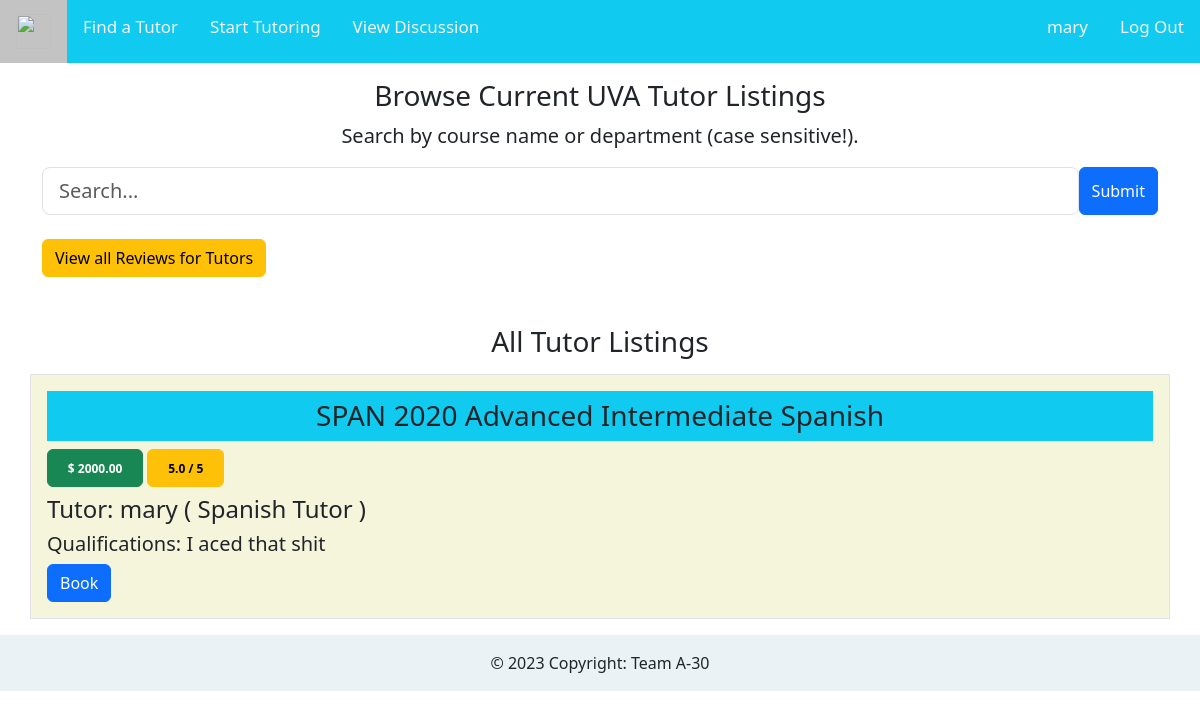
/tutor_courses/ (signed in), run on the app's committed database.
### myapp/models.py (models this page shows, shortened)
class Tutor(models.Model):
    first_name = models.CharField(max_length=200, default= "Tutor")
    last_name = models.CharField(max_length=200, default= "Person")
    user = models.ForeignKey(User, on_delete=models.CASCADE, null=True )
    course = models.ForeignKey(Course, on_delete=models.CASCADE, null=True)
    headline = models.CharField(max_length=300)
    qualifications = models.CharField(max_length=750)
    hourly_rate = models.FloatField(default=0)
    rating = models.FloatField(default=0)

class Course(models.Model):
    title = models.CharField(max_length=200)
    pnemonic = models.CharField(max_length=100)
    coursenum = models.IntegerField()
    def __str__(self):
        return self.pnemonic + " " + str(self.coursenum) + " " + self.title

### myapp/views.py (the view)
# urls.py: path('tutor_courses/', views.listing_view, name="listing_view"),
def listing_view(request):
    listings = Tutor.objects.annotate(avg_rating = Avg('tutorreviews__rating'))
    args = {'listings': listings}
    return render(request, 'myapp/tutor_courses.html', args)

### templates/myapp/tutor_courses.html (shortened to what this page needs)
{% load i18n %}
{% load socialaccount %}
<!DOCTYPE html>
<html>
<head>
  {% load bootstrap5 %}
  {% bootstrap_css %}
</head>
<body>
  {% if user.is_authenticated %}
  <div class="topnav">
    <a class="active" href="/"><img
        src="https://lh5.googleusercontent.com/PMyEMcnh7OuoAC_dPcDNxLGSoFZm8T1K9sob-VHKqBk74YqWJjugOfbulpRZGtn_TSY=w2400"
        alt="" width="35" height="35"></a>
    <a href="/tutor_courses">Find a Tutor</a>
    <a href="/submit_listing">Start Tutoring</a>
    <a href="/discussion">View Discussion</a>
    <div class="topnav-right">
      <a href="/profile">{{ user.username }}</a>
      <a href="/logout">Log Out</a>
    </div>
  </div>
  <body>
    <main role="main" class="inner cover">
      <div class="container mt-3 text-center">
        <h3 class="font-weight-normal">Browse Current UVA Tutor Listings</h3>
        <p class="lead"> Search by course name or department (case sensitive!).</p>
      </div>
      <div class="container">
        <form class="d-flex" method=POST action="{% url 'search-classes' %}">
          <input class="form-control form-control-lg" type="search" placeholder="Search..." name="searched">
          <button class="btn btn-primary" type="Submit">Submit</button>
        </form>
        <br>
        <a class="btn btn-warning" href="/reviews" role="button">View all Reviews for Tutors </a>
      </div>
    </main>
  </body>
  <div class="container text-center mt-5">
    <h3>All Tutor Listings</h3>
  </div>
  {% for listing in listings %}
    <div class="container p-3 my-3 border" style="background-color: beige">
      <h3 style="background-color: #11caf0;" class="text-center p-2">{{ listing.course }}</h3>
      <button type="button" class="btn btn-success"> <span class="badge badge-dark"> $ {{listing.hourly_rate}}0</span></button>
      <a href = "/reviews"><button type="button" class="btn btn-warning"> <span class="badge badge-dark" style="color: black;"> {{ listing.avg_rating |floatformat:1 }} / 5</span></button></a>
      <h4 class="mt-2">Tutor: {{ listing.user.username }} ( {{ listing.headline }} )</h4>
      <h5> Qualifications: {{ listing.qualifications }}</h5>
      <a href="{% url 'update_listing' listing.pk %}">
        <button type="button" class="btn btn-primary">Book</button>
      </a>
    </div>
    {% endfor %}
  {% endif %}
</body>
<footer class="bg-light text-center text-lg-start">
  <div class="text-center p-3" style="background-color: rgba(173,216, 230, 0.2);">
    © 2023 Copyright: Team A-30
  </div>
</footer>
</html>

### templates/myapp/tutor_courses.html (style rules this page uses)
.topnav { background-color: #11caf0; overflow: hidden; }
.topnav a { float: left; color: #f2f2f2; text-align: center; padding: 14px 16px; text-decoration: none; font-size: 17px; }
.topnav a.active { background-color: #c3c3c3; color: rgb(0, 0, 0); }
.topnav-right { float: right; }

### data on the page
Tutor: course "SPAN 2020 Advanced Intermediate Spanish", hourly_rate "2000.0", avg_rating "5.0", user.username "mary", headline "Spanish Tutor", qualifications "I aced that shit"

### other printed values
{{ user.username }} "mary"
